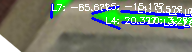
#> input picture raised panel door OS/Process Incoming Door Orders/Inhouse Door Order/test_m11_arrow_debug.png, 192 x 52 px
$ python test_arrow_detection.py test_m11_arrow_debug.png
#> lines starting #> are read from the running program, lines starting #| are printed output that depends on the picture; after the words box and inside, x2 and y2 are one past the last pixel; in counts of white or black regions, pixels touching at a corner belong together
#!/usr/bin/env python3
"""
Test script to analyze ROI images and detect arrows using different methods.
"""

import cv2
import numpy as np
import sys
import os

def detect_lines_simple(image):
    """Detect lines using HoughLinesP"""
    gray = cv2.cvtColor(image, cv2.COLOR_BGR2GRAY)
    edges = cv2.Canny(gray, 50, 150, apertureSize=3)
    lines = cv2.HoughLinesP(edges, 1, np.pi/180, threshold=20, minLineLength=15, maxLineGap=10)
    return lines if lines is not None else []

def check_for_arrow_pattern(image, direction='left'):
    """
    Check for arrow pattern by looking for converging lines.
    direction: 'left' or 'right'
    """
    lines = detect_lines_simple(image)

    print(f"\n  Found {len(lines)} lines total")

    if len(lines) < 2:
        print(f"  Need at least 2 lines to form arrow")
        return False

    # Print all line angles
    print(f"\n  All line angles:")
    for i, line in enumerate(lines):
        x1, y1, x2, y2 = line[0]
        angle = np.degrees(np.arctan2(y2 - y1, x2 - x1))
        length = np.sqrt((x2-x1)**2 + (y2-y1)**2)
        print(f"    Line {i+1}: ({x1},{y1})->({x2},{y2}), angle={angle:.1f}°, length={length:.1f}px")

    # Check for converging line pairs
    arrow_found = False
    for i, line1 in enumerate(lines):
        x1a, y1a, x2a, y2a = line1[0]
        angle1 = np.degrees(np.arctan2(y2a - y1a, x2a - x1a))

        for j, line2 in enumerate(lines[i+1:], start=i+1):
            x1b, y1b, x2b, y2b = line2[0]
            angle2 = np.degrees(np.arctan2(y2b - y1b, x2b - x1b))

            # Check if angles are opposite (forming V pattern)
            angle_diff = abs(angle1 - angle2)
            if angle_diff > 180:
                angle_diff = 360 - angle_diff

            # Lines should be roughly opposite (90-170 degrees apart)
            if 90 < angle_diff < 170:
                print(f"\n  POTENTIAL ARROW PATTERN:")
                print(f"    Line {i+1}: angle={angle1:.1f}°")
                print(f"    Line {j+1}: angle={angle2:.1f}°")
                print(f"    Angle difference: {angle_diff:.1f}°")
                arrow_found = True

    return arrow_found

def analyze_green_arrows(image):
    """Filter for green color and detect arrows"""
    # HSV filter for green dimension lines
    hsv = cv2.cvtColor(image, cv2.COLOR_BGR2HSV)
    lower_green = np.array([35, 40, 40])
    upper_green = np.array([85, 255, 255])
    green_mask = cv2.inRange(hsv, lower_green, upper_green)

    # Apply morphological operations
    kernel = np.ones((2,2), np.uint8)
    green_mask = cv2.morphologyEx(green_mask, cv2.MORPH_CLOSE, kernel)

    # Count green pixels
    green_pixels = np.sum(green_mask > 0)
    total_pixels = image.shape[0] * image.shape[1]
    green_percentage = (green_pixels / total_pixels) * 100

    print(f"\n  Green pixel analysis:")
    print(f"    Green pixels: {green_pixels}/{total_pixels} ({green_percentage:.2f}%)")

    # Detect edges on green-filtered image
    edges = cv2.Canny(green_mask, 30, 100)

    # Find lines
    lines = cv2.HoughLinesP(edges, 1, np.pi/180, threshold=10, minLineLength=10, maxLineGap=5)

    if lines is not None:
        print(f"    Found {len(lines)} lines in green-filtered image")

        # Analyze line angles
        for i, line in enumerate(lines):
            x1, y1, x2, y2 = line[0]
            angle = np.degrees(np.arctan2(y2 - y1, x2 - x1))
            # Normalize to 0-360
            if angle < 0:
                angle += 360
            length = np.sqrt((x2-x1)**2 + (y2-y1)**2)
            print(f"      Line {i+1}: angle={angle:.1f}°, length={length:.1f}px")

        return lines
    else:
        print(f"    No lines found in green-filtered image")
        return []

def main():
    if len(sys.argv) < 2:
        print("Usage: python test_arrow_detection.py <roi_image_path>")
        print("\nExample:")
        print("  python test_arrow_detection.py /tmp/Munknown_18_extent_left_roi.png")
        sys.exit(1)

    image_path = sys.argv[1]

    if not os.path.exists(image_path):
        print(f"Error: Image not found: {image_path}")
        sys.exit(1)

    print(f"\n{'='*60}")
    print(f"ARROW DETECTION TEST")
    print(f"{'='*60}")
    print(f"Image: {os.path.basename(image_path)}")
    print(f"Size: {os.path.getsize(image_path)} bytes")

    # Load image
    image = cv2.imread(image_path)
#> image is the input picture: shape (52, 192, 3); mean B, G, R 111.9, 127.7, 116.7
    if image is None:
        print(f"Error: Could not load image")
        sys.exit(1)

    print(f"Dimensions: {image.shape[1]}x{image.shape[0]} pixels")
#| Dimensions: 192x52 pixels

    # Determine direction from filename
    direction = 'left' if 'left' in image_path.lower() else 'right'
    print(f"Expected arrow direction: {direction}")

    # Method 1: Standard line detection
    print(f"\n{'='*60}")
    print("METHOD 1: Standard HoughLinesP detection")
    print(f"{'='*60}")
    has_arrow_1 = check_for_arrow_pattern(image, direction)
#> in detect_lines_simple, `gray = cv2.cvtColor(image, cv2.COLOR_BGR2GRAY)`:
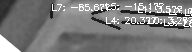
#> gray: shape (52, 192); min 29, max 255, mean 122.6
#> in detect_lines_simple, `edges = cv2.Canny(gray, 50, 150, apertureSize=3)`:
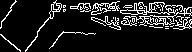
#> edges: shape (52, 192); 12.6% white in thin lines or dots
#> in detect_lines_simple, `lines = cv2.HoughLinesP(edges, 1, np.pi/180, threshold=20, minLineLeng..`: lines = 34 rows, first 6: [51, 5, 191, 15], [83, 10, 103, 12], [78, 6, 151, 11], [104, 25, 190, 10], [109, 26, 190, 13], [135, 25, 190, 20]
#|   Found 34 lines total
#> the loop in check_for_arrow_pattern, `for i, line in enumerate(lines):` made 34 passes
#> (x1, y1, x2, y2, angle, length) on passes 1 to 12: (51, 5, 191, 15, 4.09, 140.4), (83, 10, 103, 12, 5.71, 20.1), (78, 6, 151, 11, 3.92, 73.17), (104, 25, 190, 10, -9.89, 87.3), (109, 26, 190, 13, -9.12, 82.04), (135, 25, 190, 20, -5.19, 55.23), (163, 24, 191, 22, -4.09, 28.07), (78, 4, 186, 10, 3.18, 108.2), (134, 4, 181, 5, 1.22, 47.01), (79, 3, 188, 8, 2.63, 109.1), (95, 21, 154, 15, -5.81, 59.3), (111, 27, 187, 17, -7.5, 76.66)
#|     Line 1: (51,5)->(191,15), angle=4.1°, length=140.4px
#|     Line 2: (83,10)->(103,12), angle=5.7°, length=20.1px
#|     Line 3: (78,6)->(151,11), angle=3.9°, length=73.2px
#|     Line 4: (104,25)->(190,10), angle=-9.9°, length=87.3px
#|     Line 5: (109,26)->(190,13), angle=-9.1°, length=82.0px
#|     Line 6: (135,25)->(190,20), angle=-5.2°, length=55.2px
#|     Line 7: (163,24)->(191,22), angle=-4.1°, length=28.1px
#|     Line 8: (78,4)->(186,10), angle=3.2°, length=108.2px
#> (further printed lines are left out)
#> the loop in check_for_arrow_pattern, `for i, line1 in enumerate(lines):` made 34 passes
#> (x1a, y1a, x2a, y2a, angle1) on passes 1 to 12: (51, 5, 191, 15, 4.09), (83, 10, 103, 12, 5.71), (78, 6, 151, 11, 3.92), (104, 25, 190, 10, -9.89), (109, 26, 190, 13, -9.12), (135, 25, 190, 20, -5.19), (163, 24, 191, 22, -4.09), (78, 4, 186, 10, 3.18), (134, 4, 181, 5, 1.22), (79, 3, 188, 8, 2.63), (95, 21, 154, 15, -5.81), (111, 27, 187, 17, -7.5)
#|   POTENTIAL ARROW PATTERN:
#|     Line 21: angle=38.7°
#|     Line 30: angle=-58.7°
#|     Angle difference: 97.3°
#> has_arrow_1 = True
    print(f"\n  Result: {'ARROW FOUND' if has_arrow_1 else 'NO ARROW'}")
#|   Result: ARROW FOUND

    # Method 2: Green-filtered detection
    print(f"\n{'='*60}")
    print("METHOD 2: Green-filtered detection")
    print(f"{'='*60}")
    green_lines = analyze_green_arrows(image)
#> in analyze_green_arrows, `hsv = cv2.cvtColor(image, cv2.COLOR_BGR2HSV)`: hsv: shape (52, 192, 3); mean H, S, V 30.8, 72.6, 146.2
#> in analyze_green_arrows, `green_mask = cv2.inRange(hsv, lower_green, upper_green)`:
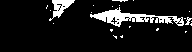
#> green_mask: shape (52, 192); 9.9% white; 22 white regions (19 under 20 px), largest, box (x1, y1, x2, y2) and area: (90, 7, 184, 27) 669, (49, 0, 75, 21) 223, (185, 17, 192, 25) 25
#> in analyze_green_arrows, `green_mask = cv2.morphologyEx(green_mask, cv2.MORPH_CLOSE, kernel)`:
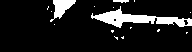
#> green_mask: shape (52, 192); 11.6% white; 16 white regions (13 under 20 px), largest, box (x1, y1, x2, y2) and area: (91, 6, 192, 28) 816, (50, 0, 76, 22) 264, (113, 0, 129, 3) 35
#> in analyze_green_arrows, `green_pixels = np.sum(green_mask > 0)`: green_pixels = 1159
#> in analyze_green_arrows, `green_percentage = (green_pixels / total_pixels) * 100`: green_percentage = 11.61
#|     Green pixels: 1159/9984 (11.61%)
#> in analyze_green_arrows, `edges = cv2.Canny(green_mask, 30, 100)`:
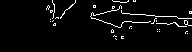
#> edges: shape (52, 192); 4% white in thin lines or dots, all inside (x1, y1, x2, y2) = (46, 0, 192, 40)
#> in analyze_green_arrows, `lines = cv2.HoughLinesP(edges, 1, np.pi/180, threshold=10, minLineLeng..`: lines = [[177, 17, 188, 18], [124, 21, 176, 23], [146, 15, 176, 16], [58, 18, 75, 1], [91, 14, 103, 13], [91, 18, 114, 25], [130, 14, 145, 14], [176, 24, 186, 26], [90, 16, 118, 9], [122, 2, 133, 0], [61, 16, 75, 2], [53, 25, 54, 4]]
#|     Found 12 lines in green-filtered image
#> the loop in analyze_green_arrows, `for i, line in enumerate(lines):` made 12 passes
#> (x1, y1, x2, y2, angle, length) on passes 1 to 12: (177, 17, 188, 18, 5.19, 11.05), (124, 21, 176, 23, 2.2, 52.04), (146, 15, 176, 16, 1.91, 30.02), (58, 18, 75, 1, 315, 24.04), (91, 14, 103, 13, 355.2, 12.04), (91, 18, 114, 25, 16.93, 24.04), (130, 14, 145, 14, 0, 15), (176, 24, 186, 26, 11.31, 10.2), (90, 16, 118, 9, 346, 28.86), (122, 2, 133, 0, 349.7, 11.18), (61, 16, 75, 2, 315, 19.8), (53, 25, 54, 4, 272.7, 21.02)
#|       Line 1: angle=5.2°, length=11.0px
#|       Line 2: angle=2.2°, length=52.0px
#|       Line 3: angle=1.9°, length=30.0px
#|       Line 4: angle=315.0°, length=24.0px
#|       Line 5: angle=355.2°, length=12.0px
#|       Line 6: angle=16.9°, length=24.0px
#|       Line 7: angle=0.0°, length=15.0px
#|       Line 8: angle=11.3°, length=10.2px
#> (further printed lines are left out)
#> green_lines has the same summary as lines in analyze_green_arrows
    has_arrow_2 = len(green_lines) >= 2
#> has_arrow_2 = True
    print(f"\n  Result: {'ARROW FOUND' if has_arrow_2 else 'NO ARROW'}")
#|   Result: ARROW FOUND

    # Summary
    print(f"\n{'='*60}")
    print("SUMMARY")
    print(f"{'='*60}")
    print(f"Method 1 (Standard):      {'✓ FOUND' if has_arrow_1 else '✗ NOT FOUND'}")
#| Method 1 (Standard):      ✓ FOUND
    print(f"Method 2 (Green-filter):  {'✓ FOUND' if has_arrow_2 else '✗ NOT FOUND'}")
#| Method 2 (Green-filter):  ✓ FOUND

    if has_arrow_1 or has_arrow_2:
        print(f"\n✓ At least one method detected arrows in this ROI")
    else:
        print(f"\n✗ No arrows detected by any method")
        print(f"  This suggests the dimension line + arrow is one continuous segment")

    print(f"{'='*60}\n")

if __name__ == "__main__":
    main()

$ run again, on raised panel door OS/Process Incoming Door Orders/Inhouse Door Order/left_arrow_template.png
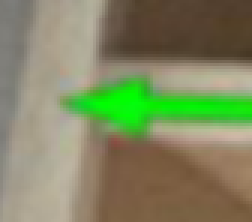
#> input picture raised panel door OS/Process Incoming Door Orders/Inhouse Door Order/left_arrow_template.png, 84 x 74 px (shown 3 times larger)
#> in main, image is the input picture: shape (74, 84, 3); mean B, G, R 96.7, 135, 128.6
#| Dimensions: 84x74 pixels
#> in detect_lines_simple, `edges = cv2.Canny(gray, 50, 150, apertureSize=3)`:
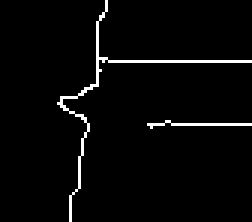
#> edges: shape (74, 84) (shown 3 times larger); 2.9% white in thin lines or dots, all inside (x1, y1, x2, y2) = (19, 0, 84, 74)
#> in detect_lines_simple, `lines = cv2.HoughLinesP(edges, 1, np.pi/180, threshold=20, minLineLeng..`: lines = [[32, 21, 83, 20], [23, 73, 34, 4], [49, 41, 83, 41]]
#|   Found 3 lines total
#> the loop in check_for_arrow_pattern, `for i, line in enumerate(lines):` made 3 passes
#> (x1, y1, x2, y2, angle, length) on passes 1 to 3: (32, 21, 83, 20, -1.12, 51.01), (23, 73, 34, 4, -80.94, 69.87), (49, 41, 83, 41, 0, 34)
#> (printed output is left out)
#> the loop in check_for_arrow_pattern, `for i, line1 in enumerate(lines):` made 3 passes
#> (x1a, y1a, x2a, y2a, angle1) on passes 1 to 3: (32, 21, 83, 20, -1.12), (23, 73, 34, 4, -80.94), (49, 41, 83, 41, 0)
#> has_arrow_1 = False
#|   Result: NO ARROW
#> hsv: shape (74, 84, 3); mean H, S, V 23.9, 86.5, 148
#> green_pixels = 922
#> green_percentage = 14.83
#|     Green pixels: 922/6216 (14.83%)
#> in analyze_green_arrows, `edges = cv2.Canny(green_mask, 30, 100)`:
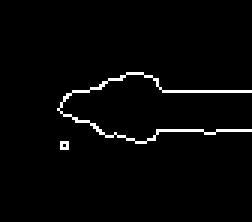
#> edges: shape (74, 84) (shown 3 times larger); 2.4% white in thin lines or dots, all inside (x1, y1, x2, y2) = (19, 24, 84, 50)
#> in analyze_green_arrows, `lines = cv2.HoughLinesP(edges, 1, np.pi/180, threshold=10, minLineLeng..`: lines = [[54, 30, 83, 30], [68, 44, 81, 43], [22, 31, 47, 24], [20, 37, 45, 47], [52, 43, 66, 43], [29, 30, 44, 24]]
#|     Found 6 lines in green-filtered image
#> the loop in analyze_green_arrows, `for i, line in enumerate(lines):` made 6 passes
#> (x1, y1, x2, y2, angle, length) on passes 1 to 6: (54, 30, 83, 30, 0, 29), (68, 44, 81, 43, 355.6, 13.04), (22, 31, 47, 24, 344.4, 25.96), (20, 37, 45, 47, 21.8, 26.93), (52, 43, 66, 43, 0, 14), (29, 30, 44, 24, 338.2, 16.16)
#> (printed output is left out)
#> green_lines has the same summary as lines in analyze_green_arrows
#> has_arrow_2 = True
#|   Result: ARROW FOUND
#| Method 1 (Standard):      ✗ NOT FOUND
#| Method 2 (Green-filter):  ✓ FOUND
